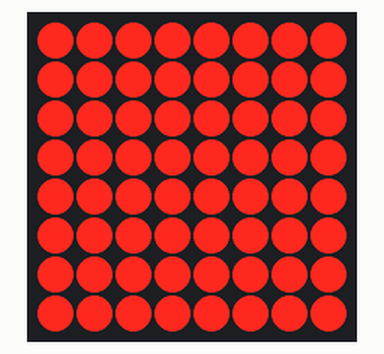
This sketch was run on a simulated Arduino Uno, built with avr-gcc and run on an emulated ATmega328P. Shown: 8×8 LED matrix. The local clock reads 2024-03-15 10:24:30 at power-on unless the sketch sets it; random numbers use the default seed unless the sketch sets one.

Above: at 0.16 s.
At 1.12 s:
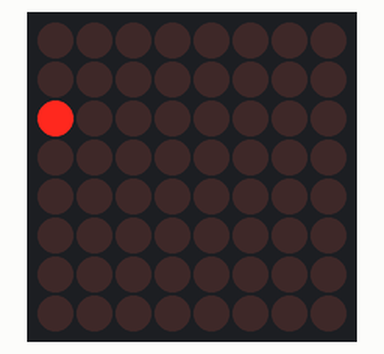
At 5.04 s:
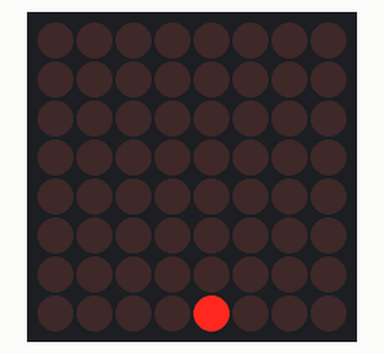
At 8.87 s:
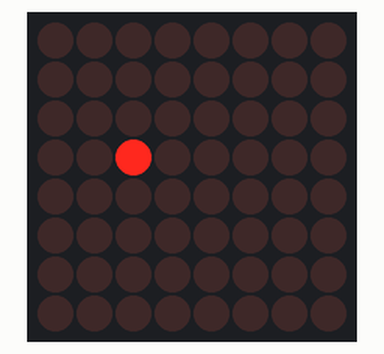
At 20.03 s:
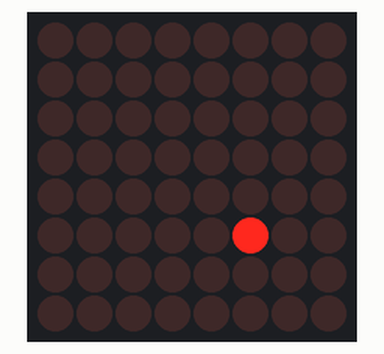
At 39.47 s:
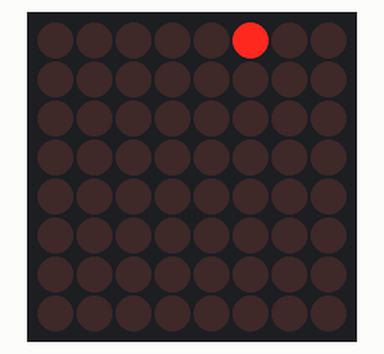

The sketch:

rtcSerialClock.ino
```cpp
#include <SPI.h>
#include <Adafruit_GFX.h>
#include <Max72xxPanel.h>
#include <DS3232RTC.h>    //http://github.com/JChristensen/DS3232RTC
#include <Time.h>
#include <Wire.h>

int pinCS = 10; // Attach CS to this pin, DIN to MOSI and CLK to SCK (cf http://arduino.cc/en/Reference/SPI )
int numberOfHorizontalDisplays = 1;
int numberOfVerticalDisplays = 1;

Max72xxPanel matrix = Max72xxPanel(pinCS, numberOfHorizontalDisplays, numberOfVerticalDisplays);

void setup() {
  setSyncProvider(RTC.get);   // the function to get the time from the RTC
  if (timeStatus() != timeSet)
    Serial.println("Unable to sync with the RTC");
  else
    Serial.println("RTC has set the system time");


  Serial.begin(57600);

  matrix.setIntensity(0);
  matrix.fillScreen(1);
  matrix.write();
  randomSeed(analogRead(0));

}
int rotater = 0;
int wait = 50;
int inc = -2;

int setX = 4, setY = 4;
int rndX = 0, rndY = 0;
int setBrightness = 7;
int y, z, x, cx, cy, timer;

String message = ".oOo.";
int spacer = 1;
int width = 5 + spacer; // The font width is 5 pixels
int looper = 1;
int scrollSpeed = 57;
int secondy;
String hours, minutes, seconds;
int hint;
int dst = + 1; // 1 for summer, 0 for winter


void loop() {
  //DateTime now = rtc.now();
  // hour ----------------------------------
  hint = 0;
  hint = (int) hour();
  hint += 6;

  if (hint > 12) {
    hint = hint - 12;
    if (hint > 12) {
      hint = hint - 12;
    }
    if (hint > 12) {
      hint = hint - 12;
    }

    //hint = hint - 12 ;
    hours = String(hint + dst);

  }
  else {
    hours = String(hint + dst);
  }

  // minute ----------------------------------
  if (minute() > -1 && minute() < 10) {
    minutes = "0" + String(minute());
  }
  else {
    minutes = String(minute());
  }

  // second ----------------------------------
  if (second() > -1 && second() < 10) {
    seconds = "0" + String(second());
  }
  else {
    seconds = String(second());
  }
  //message = second();
  message = hours + ":" + minutes + " ";
  //message = String(hour()) + ":" + minutes + " ";
  delay(99);
  randomDot();
  //radar(1, 0, 22); //------ sweeps, brightness 0 - 15, timer = (speed avarage=44)
  delay(222);
  matrix.setIntensity(5);

  for ( int i = 0 ; i < width * message.length() + matrix.width() - 1 - spacer; i++ ) {

    matrix.fillScreen(LOW);

    int letter = i / width;
    int x = (matrix.width() - 1) - i % width;
    int y = (matrix.height() - 8) / 2; // center the text vertically

    while ( x + width - spacer >= 0 && letter >= 0 ) {
      if ( letter < message.length() ) {
        matrix.drawChar(x, y, message[letter], HIGH, LOW, 1);
      }

      letter--;
      x -= width;
    }

    matrix.write(); // Send bitmap to display

    delay(scrollSpeed);
    hint = 0;
    hours;

  }
  delay(10);
}


void radar(int sweeps, int strobeBrightness, int timer) {
  matrix.setIntensity(strobeBrightness);
  // ---------------RADAR SWEEP---------------------
  //int timer = random(22)+33;
  matrix.setRotation(0, 0);

  int radarRotate = 3;
  sweeps = sweeps * 4;
  for (int x = 0; x < sweeps; x++) {
    matrix.setRotation(radarRotate);
    radarRotate++;


    matrix.drawLine(4, 3, 7, 3, 1);
    matrix.write();
    delay(timer);
    matrix.fillScreen(0);
    matrix.write();


    matrix.drawLine(4, 3, 7, 4, 1);
    matrix.write();
    delay(timer);
    matrix.fillScreen(0);
    matrix.write();


    matrix.drawLine(4, 4, 7, 5, 1);
    matrix.write();
    delay(timer);
    matrix.fillScreen(0);
    matrix.write();

    matrix.drawLine(4, 4, 7, 6, 1);
    matrix.write();
    delay(timer);
    matrix.fillScreen(0);
    matrix.write();

    matrix.drawLine(4, 4, 7, 7, 1);
    matrix.write();
    delay(timer);
    matrix.fillScreen(0);
    matrix.write();

    matrix.drawLine(4, 4, 6, 7, 1);
    matrix.write();
    delay(timer);
    matrix.fillScreen(0);
    matrix.write();

    matrix.drawLine(4, 4, 5, 7, 1);
    matrix.write();
    delay(timer);
    matrix.fillScreen(0);
    matrix.write();

    matrix.drawLine(4, 4, 5, 7, 1);
    matrix.write();
    delay(timer);
    matrix.fillScreen(0);
    matrix.write();

    matrix.drawLine(4, 4, 4, 7, 1);
    matrix.write();
    delay(timer);
    matrix.fillScreen(0);
    matrix.write();


    // rotate dispaly
    if (radarRotate > 3) {
      radarRotate = 0;
    }
  }
  matrix.setRotation(0, 2);
}


void randomDot() {
  // ----------------random dot -------------------------------
  matrix.fillScreen(0);
  matrix.write();
  for (int x = 0; x < 55; x++) {
    matrix.fillScreen(0);
    matrix.write();
    //matrix.setIntensity(random(15));
    matrix.setIntensity(random(15));

    matrix.drawPixel(random(8), random(8), 1);
    matrix.write();  // write the changes we just made to the display
    delay(22);
  }
  matrix.fillScreen(0);
  matrix.write();
}
```
